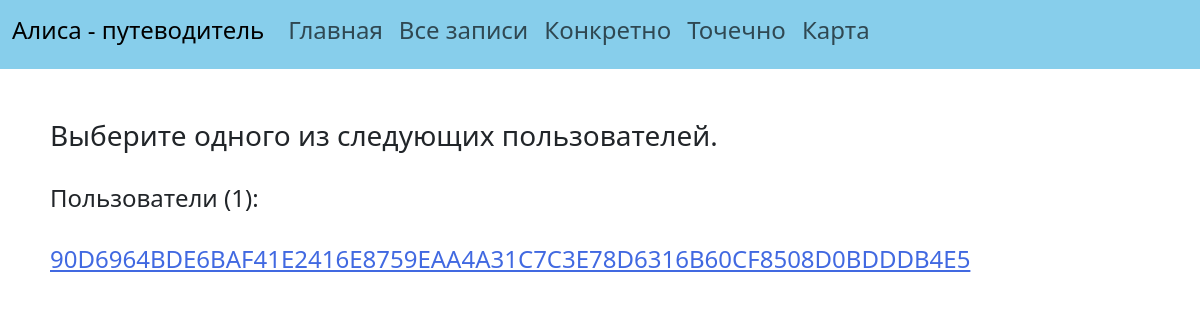
The page /user_statistics on the database as committed earlier.
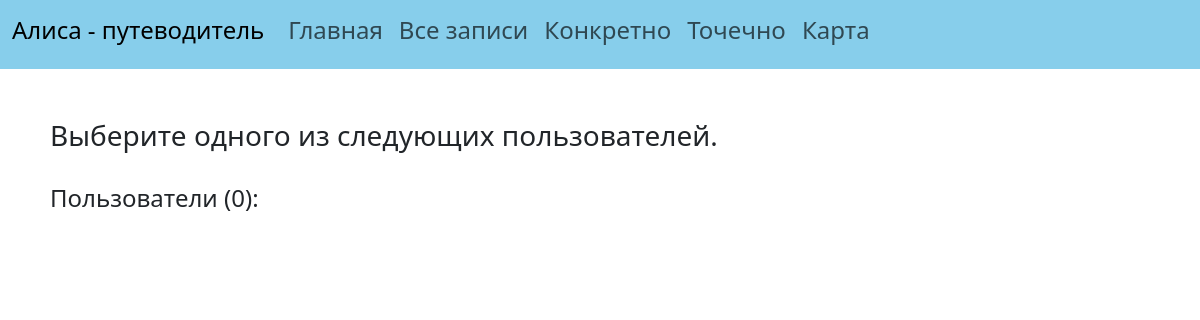
The same page on the database as committed later.
### data/statistics.py (models this page shows)
class Statistics(SqlAlchemyBase):
    __tablename__ = 'statistics'
    id = sqlalchemy.Column(sqlalchemy.Integer, primary_key=True, autoincrement=True)
    user_id = sqlalchemy.Column(sqlalchemy.String, nullable=True)
    url = sqlalchemy.Column(sqlalchemy.String, nullable=False)
    picture_id = sqlalchemy.Column(sqlalchemy.String, nullable=False)
    full_name_place = sqlalchemy.Column(sqlalchemy.String, nullable=False)
    created_date = sqlalchemy.Column(sqlalchemy.DateTime, default=datetime.datetime.now)

### main.py (the view)
@app.route('/user_statistics')
def user_statistics_help():
    db_sess = db_session.create_session()
    lines = db_sess.query(Statistics).all()
    list_of_users = sorted(list(set(list(map(lambda x: x.user_id, lines)))))
    return render_template('user_statistics_help.html',
                           number=len(list_of_users), list_of_users=list_of_users)

### data/db_session.py (called while the page is built)
def create_session() -> Session:
    global __factory
    return __factory()

### templates/user_statistics_help.html
{% extends "base.html" %}
{% set title = 'Статистика пользователя' %}
{% block content %}
    <h3>Выберите одного из следующих пользователей.</h3>
    <br>
    <h4>Пользователи ({{number}}):</h4>
    {% for user in list_of_users %}
        <br>
        <a target="_blank" href='/user_statistics/{{user}}' class="card-text">
            <h4>{{user}}</h4>
        </a>
    {% endfor %}
{% endblock %}

Rows that differ between the two databases and show on the page:
removed Statistics: user "90D6964BDE6BAF41E2416E8759EAA4A31C7C3E78D6316B60CF8508D0BDDDB4E5"
Other text that changed with them:
{{ number }}: "1" → "0"
